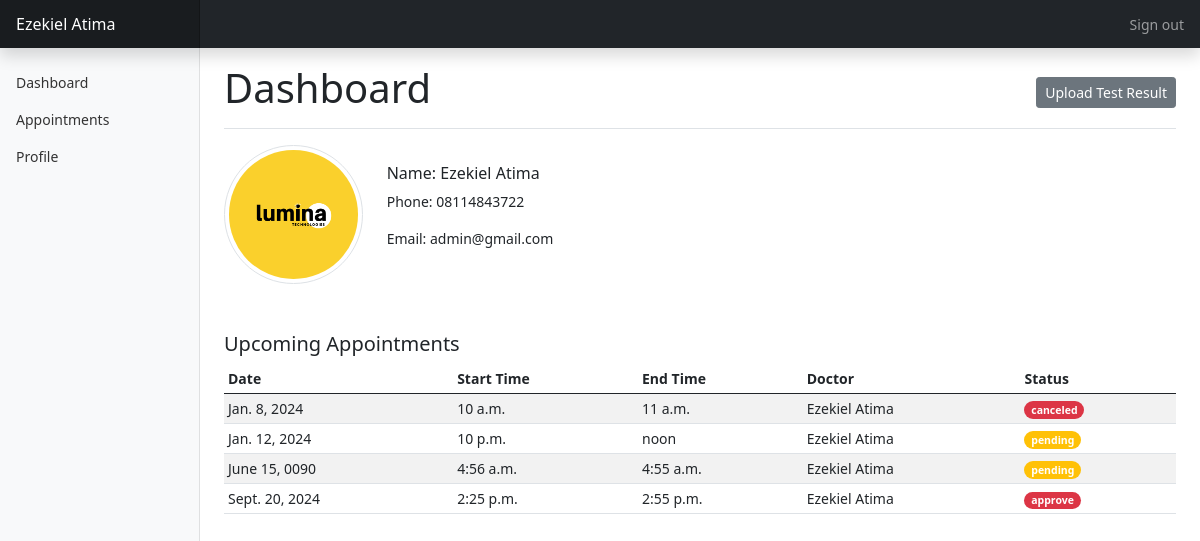
Page /doctor/dashboard/ (signed in) on the committed database.
### app/models.py (models this page shows, shortened)
class DoctorProfile(models.Model):
    doctor = models.OneToOneField(User, on_delete=models.CASCADE)
    name = models.CharField(max_length=255,)
    emails = models.EmailField(max_length=255,)
    phone = models.CharField(max_length=11,)
    profile_image = models.FileField(upload_to="static/uploads", blank=True, null=True)
    class Meta:
        verbose_name = 'Doctor Profile'
        verbose_name_plural = 'Doctor Profiles'

class Appointment(TimeStampedModel):
    student = models.ForeignKey(StudentProfile, on_delete=models.SET_NULL, blank=True, null=True)
    doctor = models.ForeignKey(DoctorProfile, on_delete=models.SET_NULL, blank=True, null=True)
    appointe_date = models.DateField()
    start_time = models.TimeField()
    end_time = models.TimeField()
    status = models.CharField(max_length=255, default='pending',
                              choices=(("pending", "pending"),("canceled", "canceled"), ("approve", "approve") ))

### app/views.py (the view)
# urls.py: path('doctor/dashboard/', DoctorDashboardView.as_view()),
class DoctorDashboardView(View):
    def get(self, request):
        if not self.request.user.is_authenticated or not self.request.user.is_doctor:
            return redirect('/doctor/login/')
        user = self.request.user
        profile = DoctorProfile.objects.get_or_create(doctor=user)
        profile = profile[0]
        appointments = Appointment.objects.filter(doctor=profile)
        context = dict(profile=profile, appointments=appointments)
        return render(request, 'doctor/dashboard-index.html', context)

### templates/doctor/dashboard-index.html (shortened to what this page needs)
{% extends "doctor/index.html" %}
{% block heading %}
  <h1>Dashboard</h1>
{% endblock heading %}
{% block main %}
  <div class="row align-items-center">
    <div class="col col-md-3 col-lg-2">
      <img src="{{ profile.profile_image.url }}" alt="" class="img-thumbnail" style="border-radius: 50%;">
    </div>
    <div class="col col-md-9">
      <h6>Name: {{profile.name}}</h6>
      <div>
        <p>Phone: {{ profile.phone }}</p>
        <p>Email: {{ profile.emails }}</p>
      </div>
    </div>
  </div>
  <div class="my-5">
    <h5>Upcoming Appointments</h5>
    <div class="table-responsive">
      <table class="table table-striped table-sm">
        <thead>
          <tr>
            <th scope="col">Date</th>
            <th scope="col">Start Time</th>
            <th scope="col">End Time</th>
            <th scope="col">Doctor</th>
            <th scope="col">Status</th>
          </tr>
        </thead>
        <tbody>
          {% for appointment in appointments %}
            <tr>
              <td>{{appointment.appointe_date}}</td>
              <td>{{appointment.start_time}}</td>
              <td>{{appointment.end_time}}</td>
              <td>{{appointment.doctor.name}}</td>
              {% if appointment.status == 'pending' %}
                <td>
                  <span class="badge rounded-pill bg-warning">{{appointment.status}} </span>
                </td>
              {% elif appointment.status == 'approved' %}
                <td>
                  <span class="badge rounded-pill bg-success">{{appointment.status}} </span>
                </td>
              {% else %}
                <td>
                  <span class="badge rounded-pill bg-danger">{{appointment.status}} </span>
                </td>
              {% endif %}
            </tr>
          {% endfor %}
        </tbody>
      </table>
    </div>
  </div>
{% endblock main %}

### templates/doctor/index.html (shortened to what this page needs)
<!doctype html>
<html lang="en">
  <head>
    <link href="/static/bootstrap/bootstrap.min.css" rel="stylesheet">
    <link href="/static/dashboard/dashboard.css" rel="stylesheet">
  </head>
  <body>
<header class="navbar navbar-dark sticky-top bg-dark flex-md-nowrap p-0 shadow">
  <a class="navbar-brand col-md-3 col-lg-2 me-0 px-3" href="#">{{profile.name}}</a>
  <div class="navbar-nav">
    <div class="nav-item text-nowrap">
      <a class="nav-link px-3" href="/auth/signout/">Sign out</a>
    </div>
  </div>
</header>
<div class="container-fluid">
  <div class="row">
    <nav id="sidebarMenu" class="col-md-3 col-lg-2 d-md-block bg-light sidebar collapse">
      <div class="position-sticky pt-3">
        <ul class="nav flex-column">
          <li class="nav-item">
            <a class="nav-link" aria-current="page" href="/doctor/dashboard/">
              Dashboard
            </a>
          </li>
          <li class="nav-item">
            <a class="nav-link" href="/doctor/appointments/">
              Appointments
            </a>
          </li>
          <li class="nav-item">
            <a class="nav-link" href="/doctor/profile/">
              Profile
            </a>
          </li>
        </ul>
      </div>
    </nav>
    <main class="col-md-9 ms-sm-auto col-lg-10 px-md-4">
      <div class="d-flex justify-content-between flex-wrap flex-md-nowrap align-items-center pt-3 pb-2 mb-3 border-bottom">
        {% block heading %}
        {% endblock heading %}
        <div class="btn-toolbar mb-2 mb-md-0">
          <button type="button" class="btn btn-sm btn-secondary" data-bs-toggle="modal" data-bs-target="#exampleModalFullscreen">
            Upload Test Result
          </button>
        </div>
      </div>
      {% block main %}
      {% endblock main %}
    </main>
  </div>
</div>
  </body>
</html>

### static/dashboard/dashboard.css (style rules this page uses)
body { font-size: .875rem; }
.sidebar { position: fixed; top: 0; bottom: 0; left: 0; z-index: 100; padding: 48px 0 0; box-shadow: inset -1px 0 0 rgba(0, 0, 0, .1); }
.sidebar .nav-link { font-weight: 500; color: #333; }
.navbar-brand { padding-top: .75rem; padding-bottom: .75rem; font-size: 1rem; background-color: rgba(0, 0, 0, .25); box-shadow: inset -1px 0 0 rgba(0, 0, 0, .25); }

### rows in the picture
DoctorProfile: name "Ezekiel Atima", profile_image (picture), phone "08114843722", emails "admin@gmail.com"
Appointment: appointe_date "Jan. 8, 2024", start_time "10 a.m.", end_time "11 a.m.", doctor.name "Ezekiel Atima", status "canceled"
Appointment: appointe_date "Jan. 12, 2024", start_time "10 p.m.", end_time "noon", doctor.name "Ezekiel Atima", status "pending"
Appointment: appointe_date "June 15, 0090", start_time "4:56 a.m.", end_time "4:55 a.m.", doctor.name "Ezekiel Atima", status "pending"
Appointment: appointe_date "Sept. 20, 2024", start_time "2:25 p.m.", end_time "2:55 p.m.", doctor.name "Ezekiel Atima", status "approve"
